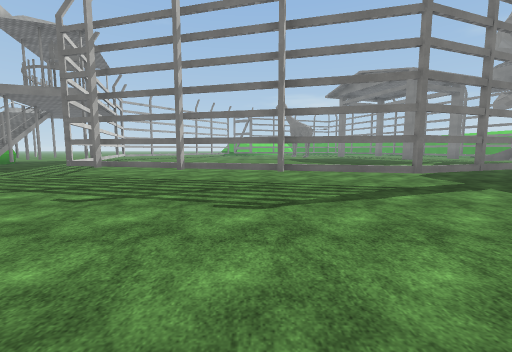
[1] (above)

24 first-person views from a walk through a 3-D level made in the Unity game engine. The camera is 1.5 m above the floor, tilts 6° down and sees 90° across. The floor is counted in squares, 2 m on a side. Each view is taken from the middle of a square. On the plan, view 1 faces up. The plan holds only what a view shows up to about 9 squares ahead; the rest is blank. The place goes on beyond the plan. The player is left out. Surface patterns are stand-ins for the level's own textures.

[2]
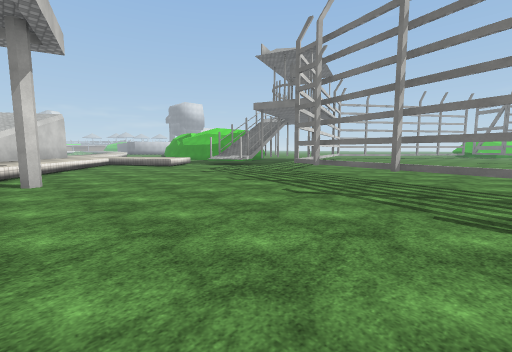

[3]
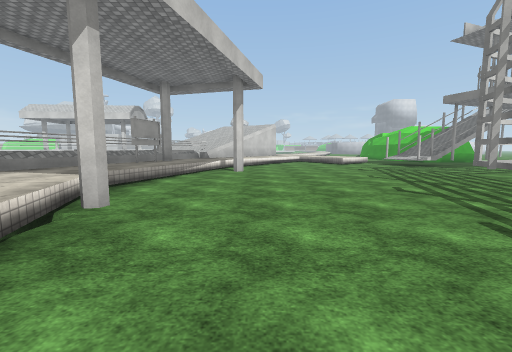

[4]
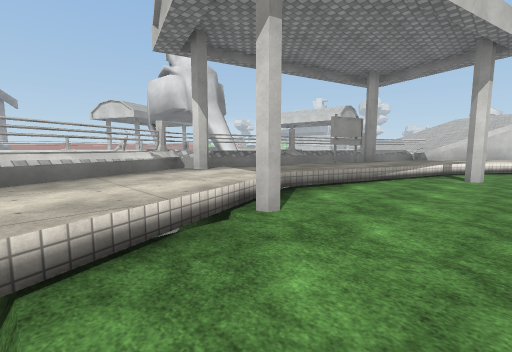

[5]
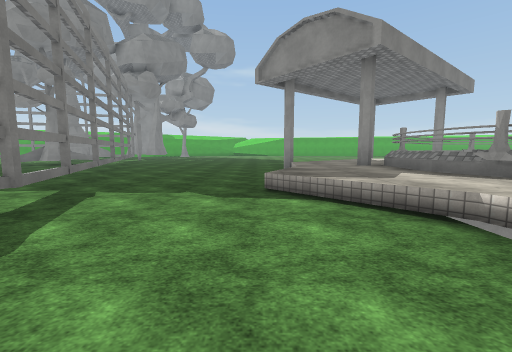

[6]
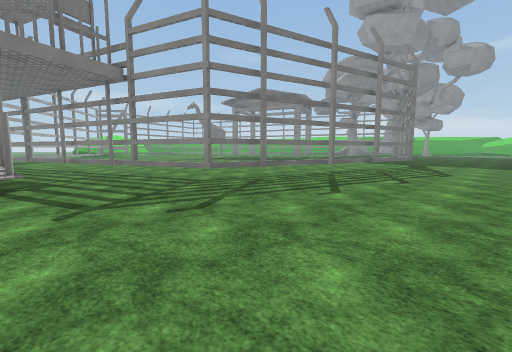

[7]
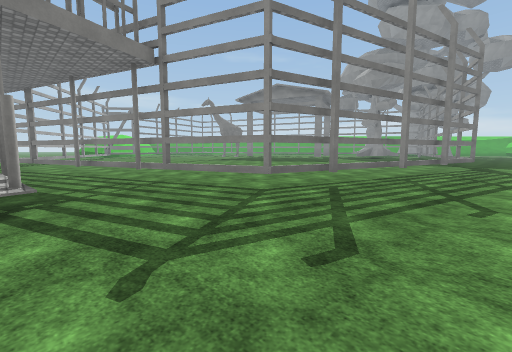

[8]
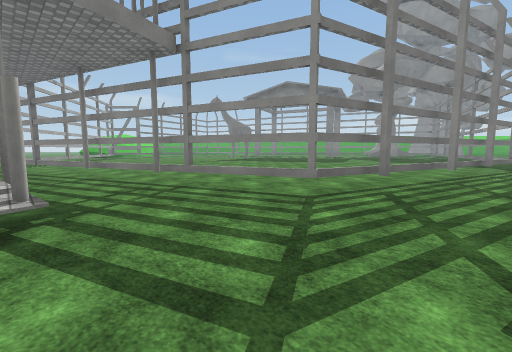

[9]
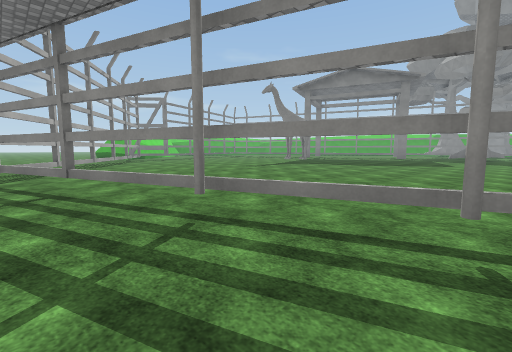

[10]
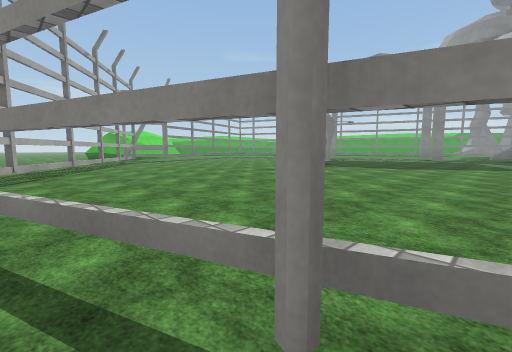

[11]
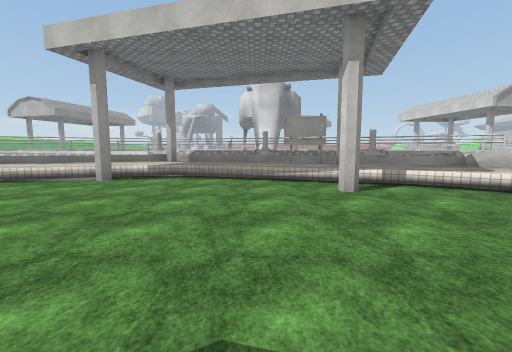

[12]
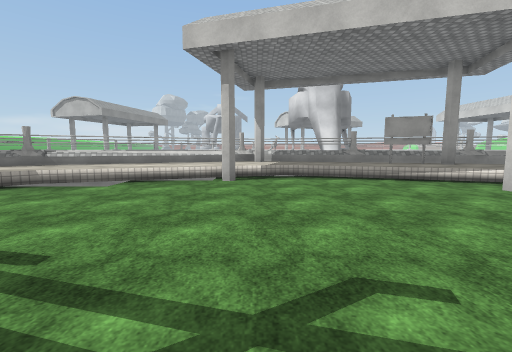

[13]
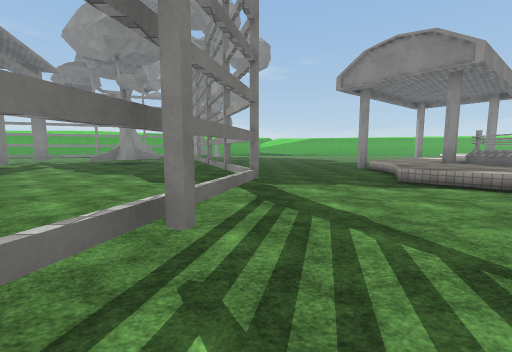

[14]
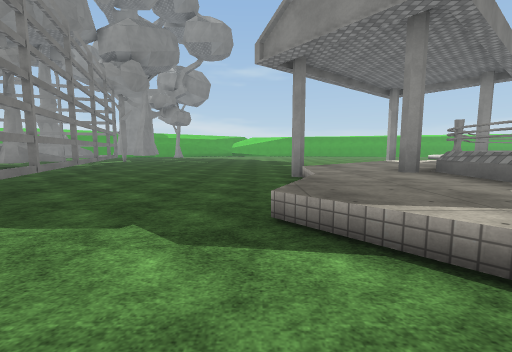

[15]
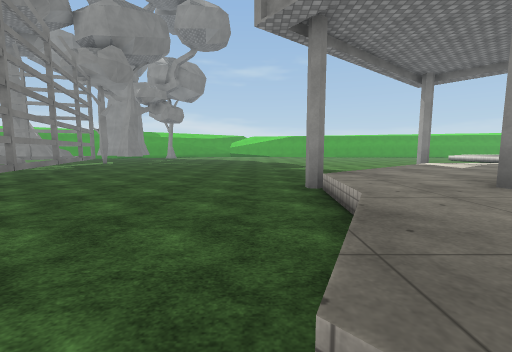

[16]
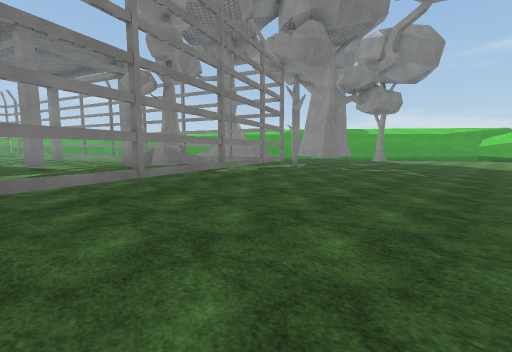

[17]
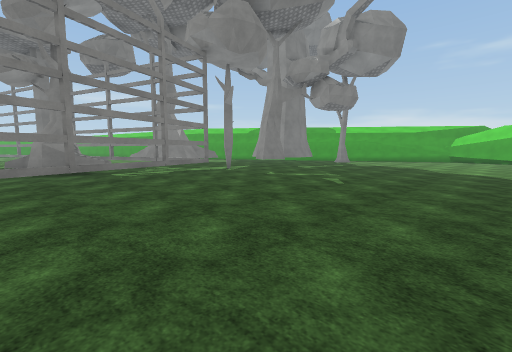

[18]
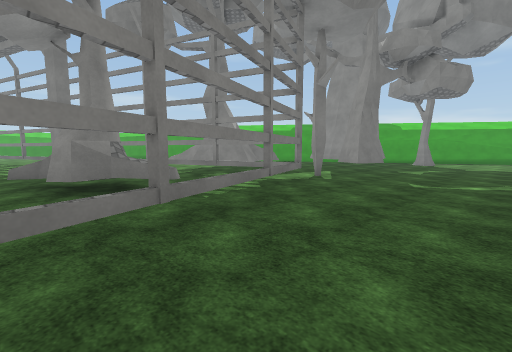

[19]
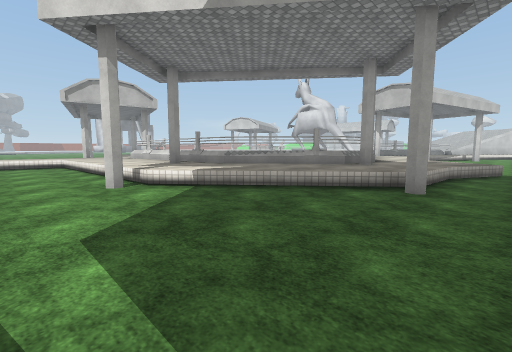

[20]
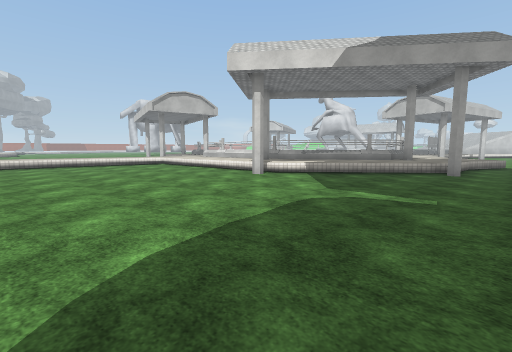

[21]
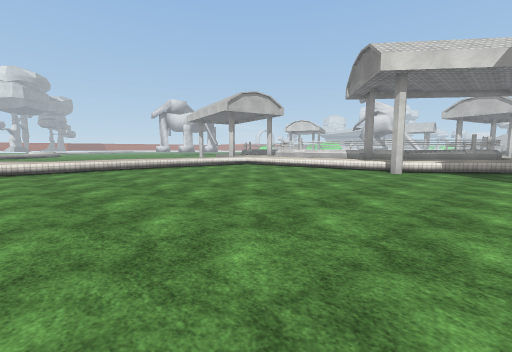

[22]
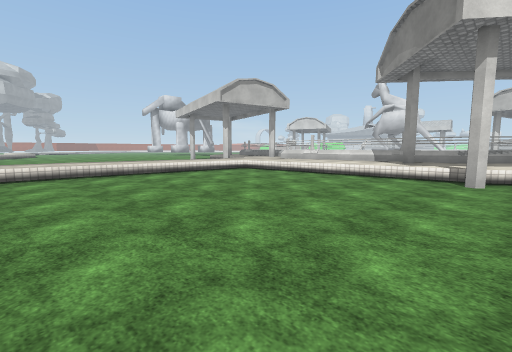

[23]
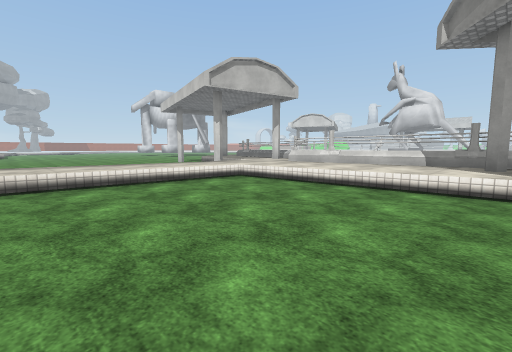

[24]
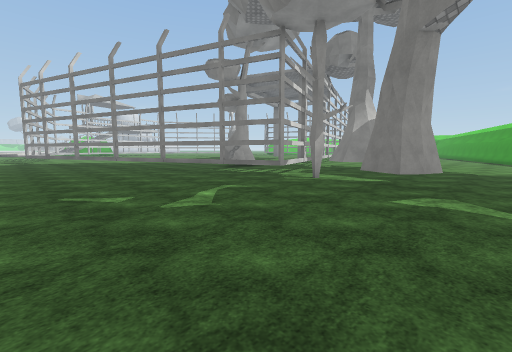

### Floor plan
Key: @ floor where view 1 was taken; # wall or solid block; . main floor; : floor 0.75 m higher than the main floor; = window, fence, low wall or low ledge; ^ raised ledge; T thing the floor can be seen under or through; O other object.
Columns run from 9 left of view 1 to 21 right of it. Each row starts with its distance up from view 1.
 23  ..
 22  ..=
 21 ..#..
 20 ..=...
 19 .=.....
 18 =.......
 17 #.......
 16 ==........
 15 .#.........      .# .        ..
 14 .=..........     .. ..  =#   ..
 13 .==..........   ....O.. =##  ..
 12 ..=..........  ......OO.#=#....
 11 ..=.........  ....  .OO..=.....
 10 ..TT....................=#O.##.
  9 #..=..................===...##.
  8 ^..==..............==#=........
  7 ....====........#==#...........
  6 .......#===..=#==..............
  5 ..........#===.................
  4 ...............................
  3 ...............................
  2 ..............=................
  1 .............:====#.........
  0 :........@..=::## =.........
 -1  :=:=...#.::# ### #=...........
 -2 :#O:#===#: =###  #:==..........
 -3 ###O ######      ##::..........
 -4   ####   ##      ##  #.........
 -5                    ##=.........
 -6                    #  .........
 -7                   # ::.........
 -8                   # :=.........
 -9                   #=::.........
-10                   #= :.........

Positions as (right, up) in squares from view 1, and headings:
1: (0, 0), facing up
2: (0, 0), facing up-left
3: (2, 1), facing left
4: (1, 1), facing down-left
5: (0, 2), facing right
6: (-9, 2), facing up-right
7: (-9, 4), facing up-right
8: (-9, 5), facing up-right
9: (-9, 10), facing up-right
10: (-8, 12), facing up-right
11: (-5, 5), facing down
12: (-2, 5), facing down
13: (-1, 5), facing right
14: (2, 2), facing right
15: (4, 2), facing right
16: (8, 3), facing up-right
17: (11, 2), facing up-right
18: (11, 6), facing up-right
19: (14, 2), facing down-left
20: (18, 2), facing down-left
21: (21, -1), facing down-left
22: (19, -3), facing down-left
23: (17, -5), facing down-left
24: (21, 4), facing up-left
